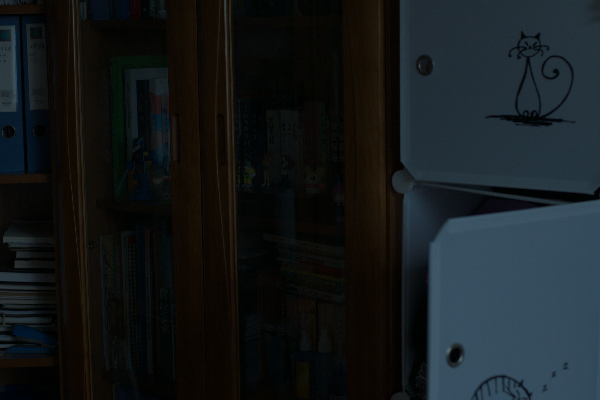
#> input picture LOL_dataset/lol_dataset/eval15/low/1.png, 600 x 400 px
$ jupyter execute --allow-errors Low_Light_Image_Enhancement_DIP.ipynb   (shell and % lines are left out)
#> lines starting #> are read from the running program, lines starting #| are printed output that depends on the picture
# Low-Light Image Enhancement Using Classical Digital Image Processing Techniques
### A Comparative Study of Gamma Correction, Histogram Equalization, CLAHE, and Retinex

**Course:** CSE4007 – Digital Image Processing
**Implementation Environment:** Google Colab / Python 3 (CPU Compatible)
**Dataset:** LOL (Low-Light) Paired Dataset
**Project Category:** Classical Spatial & Frequency Domain DIP (Zero Deep-Learning / Non-neural)
**Student Name:** [Vadlapati Tharun / Enter Student Name]
**Registration Number:** [Enter Registration Number]
**Faculty Mentor:** [Enter Faculty Name]
**Academic Year:** 2025–2026

---

### Abstract
Digital photographs captured under low ambient illumination frequently exhibit severely compressed dynamic ranges, diminished contrast, chromatic distortion, and pervasive sensor noise. This project conducts a rigorous, empirical investigation into classical Digital Image Processing (DIP) techniques designed to restore visibility without relying on deep learning models. Specifically, we implement, benchmark, and evaluate four primary classical paradigms: **Power-Law (Gamma) Correction**, **Global Luminance Histogram Equalization (YCrCb)**, **Contrast Limited Adaptive Histogram Equalization (CLAHE in LAB space)**, and **Single-Scale Retinex (SSR)**, along with a proposed **Experimental Hybrid Pipeline** integrating non-linear brightening, adaptive local contrast stretching, and fast color denoising.

Using the benchmark LOL (Low-Light) dataset containing paired real-world low-light and ground-truth normal-light exposures, each algorithm is evaluated across both perceptual quality (Structural Similarity Index Measure - SSIM), signal fidelity (Peak Signal-to-Noise Ratio - PSNR), information entropy, and computational latency. The project generates comprehensive qualitative comparison grids, RGB channel histogram analyses, publication-ready 300 DPI visualizations, and structured CSV exports.

## 1. Environment Setup & Library Installation
In this step, we install and import the required computer vision, scientific computing, and visualization packages.
- **OpenCV (`cv2`)**: Industry-standard library for color conversions (RGB, YCrCb, LAB), filtering, histogram equalization, and CLAHE.
- **NumPy**: High-performance vectorized numerical operations and array manipulations.
- **scikit-image (`skimage.metrics`)**: Rigorous, publication-grade implementations of PSNR and SSIM.
- **Matplotlib**: Generation of 300 DPI publication plots and qualitative visual grids.
- **Pandas**: Structured storage, aggregation, and tabular export of experimental metrics.

[cell 1]
# Step 1: Install required libraries (silent mode)

import os
import sys
import time
import zipfile
import shutil
import cv2
import numpy as np
import pandas as pd
import matplotlib.pyplot as plt

from skimage.metrics import peak_signal_noise_ratio as compute_psnr
from skimage.metrics import structural_similarity as compute_ssim

# Configure reproducible environment
print("=" * 60)
print("ENVIRONMENT INITIALIZED SUCCESSFULLY")
print(f"Python Version    : {sys.version.split()[0]}")
print(f"OpenCV Version    : {cv2.__version__}")
print(f"NumPy Version     : {np.__version__}")
print(f"Pandas Version    : {pd.__version__}")
print("=" * 60)

## 2. Dataset Management & Safe Extraction
The benchmark LOL (Low-Light) dataset contains paired images captured under real-world low-light conditions alongside normal-light ground-truth counterparts.

To ensure maximum reproducibility across environments:
1. If running in **Google Colab**, the script offers automatic archive upload via `google.colab.files.upload()`.
2. If running **Locally**, the script automatically detects existing dataset paths (`./LOL_dataset` or local archives).
3. The archive is safely extracted into a dedicated working directory without overwriting or polluting the root environment.

[cell 2]
# Step 2: Dataset upload and extraction handler
dataset_dir = "/content/LOL_dataset" if "google.colab" in sys.modules else "./LOL_dataset"
os.makedirs(dataset_dir, exist_ok=True)

# Detect if dataset is already extracted
already_extracted = os.path.exists(dataset_dir) and len(os.listdir(dataset_dir)) > 0

if not already_extracted:
    if "google.colab" in sys.modules:
        from google.colab import files
        print("Please upload the LOL dataset ZIP archive (e.g., 'archive.zip' or 'lol_dataset.zip'):")
        uploaded = files.upload()
        zip_candidates = [f for f in uploaded.keys() if f.lower().endswith(".zip")]
        if not zip_candidates:
            raise FileNotFoundError("No ZIP archive was uploaded. Please provide the LOL dataset archive.")
        zip_path = zip_candidates[0]
    else:
        # Check standard local paths
        local_candidates = [
            "./archive.zip",
            "./archive (1).zip",
            "C:/Users/vadla/Downloads/archive (1).zip",
            "C:/Users/vadla/Downloads/archive.zip"
        ]
        zip_path = next((p for p in local_candidates if os.path.exists(p)), None)
        if not zip_path:
            raise FileNotFoundError("Dataset ZIP archive not found locally. Please place it in the working folder.")

    print(f"Extracting dataset archive from: {zip_path} ...")
    with zipfile.ZipFile(zip_path, "r") as z:
        z.extractall(dataset_dir)
    print("Dataset extracted successfully!")
else:
    print(f"Dataset already available at: {os.path.abspath(dataset_dir)}")

## 3. Dynamic Folder Inspection & Evaluation Split Discovery
Different distributions of the LOL dataset may have different nested folder structures (e.g. `eval15`, `our485`, `train`, `test`). Rather than hardcoding paths, our pipeline recursively traverses the directory tree, discovers candidate `low` and `high` subdirectories, and isolates the official **`eval15`** evaluation split for fair, non-contaminated testing.

[cell 3]
# Step 3: Recursive folder discovery
image_extensions = (".png", ".jpg", ".jpeg", ".bmp", ".tif", ".tiff")

candidate_splits = {}

for root, dirs, files in os.walk(dataset_dir):
    folder_name = os.path.basename(root).lower()
    if folder_name in ["low", "high"]:
        parent = os.path.dirname(root)
        split_name = os.path.basename(parent)
        img_count = len([f for f in files if f.lower().endswith(image_extensions)])
        if split_name not in candidate_splits:
            candidate_splits[split_name] = {}
        candidate_splits[split_name][folder_name] = {
            "path": root,
            "count": img_count
        }

print("Discovered Dataset Splits:")
for split, data in candidate_splits.items():
    low_cnt = data.get("low", {}).get("count", 0)
    high_cnt = data.get("high", {}).get("count", 0)
    print(f" - Split [{split}]: Low-Light Images = {low_cnt}, Reference Images = {high_cnt}")

# Automatically prioritize official evaluation split 'eval15'
selected_split = "eval15" if "eval15" in candidate_splits else list(candidate_splits.keys())[0]

low_dir = candidate_splits[selected_split]["low"]["path"]
high_dir = candidate_splits[selected_split]["high"]["path"]

print("\nSelected Evaluation Split :", selected_split)
print("Low-Light Source Path     :", os.path.abspath(low_dir))
print("Normal-Light Reference    :", os.path.abspath(high_dir))

## 4. Pair Matching, Verification & Integrity Checks
A critical requirement in classical DIP benchmarking is ensuring strict 1:1 image pairing by filename and checking for spatial dimension compatibility:
- Images must **never** be arbitrarily paired by array indexing.
- Files must be checked for readability and identical dimensions $(H 	imes W 	imes C)$.
- Unmatched or corrupt images must be transparently reported, not silently resized or ignored.

[cell 4]
# Step 4: Strict pair matching and shape validation
low_files = sorted([f for f in os.listdir(low_dir) if f.lower().endswith(image_extensions)])
high_files = sorted([f for f in os.listdir(high_dir) if f.lower().endswith(image_extensions)])

low_set = set(low_files)
high_set = set(high_files)
matched_filenames = sorted(list(low_set & high_set))

print("Pair Validation Report:")
print(f" - Low-light images found     : {len(low_files)}")
print(f" - Reference images found     : {len(high_files)}")
print(f" - Exactly matched pairs      : {len(matched_filenames)}")
print(f" - Unmatched low-light files  : {len(low_set - high_set)}")
print(f" - Unmatched reference files  : {len(high_set - low_set)}")

if not matched_filenames:
    raise ValueError("Zero valid matching low/reference image pairs found! Check directory naming conventions.")

# Validate image dimensions across all matched pairs
dimension_mismatches = []
corrupted_files = []

for fn in matched_filenames:
    p_low = os.path.join(low_dir, fn)
    p_high = os.path.join(high_dir, fn)
    img_l = cv2.imread(p_low)
#> img_l is the input picture: shape (400, 600, 3); mean B, G, R 27.9, 25.8, 21
    img_h = cv2.imread(p_high)
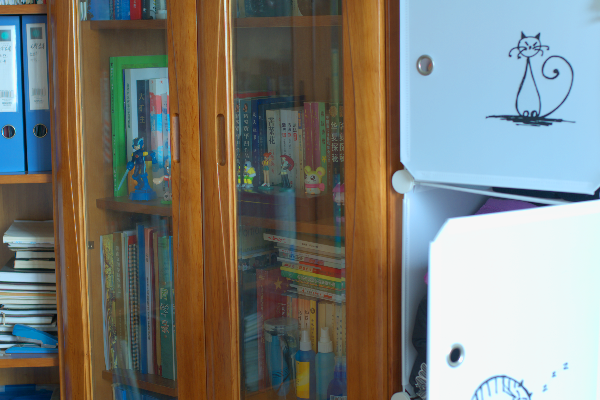
#> input picture LOL_dataset/lol_dataset/eval15/high/1.png, 600 x 400 px
#> img_h is the input picture: shape (400, 600, 3); mean B, G, R 119.7, 126.5, 125.2
#> `lum_l = np.mean(cv2.cvtColor(img_l, cv2.COLOR_RGB2GRAY))`: lum_l = 24.64
#> `lum_h = np.mean(cv2.cvtColor(img_h, cv2.COLOR_RGB2GRAY))`: lum_h = 125.4

    if img_l is None or img_h is None:
        corrupted_files.append(fn)
        continue
    if img_l.shape != img_h.shape:
        dimension_mismatches.append((fn, img_l.shape, img_h.shape))

print(f" - Corrupted/unreadable files : {len(corrupted_files)}")
print(f" - Dimension mismatches       : {len(dimension_mismatches)}")

if dimension_mismatches:
    print("Warning: The following pairs have mismatched shapes:", dimension_mismatches)
else:
    print("Status: All matched pairs verified with 100% spatial dimension compatibility!")

## 5. Visual Inspection of Paired Training/Evaluation Samples
Before implementing enhancement algorithms, we inspect three representative scene pairs to observe the optical degradations present in the low-light inputs compared to their corresponding ground-truth references.

[cell 5]
# Step 5: Visual inspection of 3 sample pairs
preview_samples = matched_filenames[:3]
fig, axes = plt.subplots(len(preview_samples), 2, figsize=(11, 4 * len(preview_samples)), dpi=120)

#> (the rest of this cell did not finish here and is left out)

## 6. Algorithm 1: Power-Law (Gamma) Correction
### Theoretical Foundation & Formulation
Power-law transformations are fundamental non-linear point processing operations in the spatial domain defined by:

$$s = c \cdot r^\gamma$$

Where:
- $r \in [0, 1]$ represents the normalized input pixel intensity.
- $s \in [0, 1]$ represents the output pixel intensity.
- $c$ is a scaling constant (typically $c = 1.0$).
- $\gamma > 0$ is the gamma exponent.

**DIP Dynamics:**
- When $\gamma < 1.0$, the transformation maps a narrow range of dark input values into a wider range of output values, effectively brightening shadowed regions while compressing bright highlights.
- When $\gamma > 1.0$, the curve bows downward, darkening the image.
- When $\gamma = 1.0$, the mapping is linear (identity).

To ensure high computational efficiency, we implement gamma correction using an 8-bit Precomputed Look-Up Table (LUT), reducing complexity from $\mathcal{O}(H 	imes W)$ floating-point power calculations to a single $\mathcal{O}(1)$ array indexing operation per pixel.

[cell 6]
# Step 6: Gamma correction implementation with LUT acceleration
def gamma_correction(image: np.ndarray, gamma: float = 0.5) -> np.ndarray:
    """
    Applies power-law (gamma) correction to an 8-bit RGB image.

    Parameters:
        image (np.ndarray): Input RGB image, uint8 array.
        gamma (float): Gamma coefficient (> 0). gamma < 1 brightens, gamma > 1 darkens.

    Returns:
        np.ndarray: Enhanced RGB image, uint8 array.
    """
    if gamma <= 0:
        raise ValueError(f"Gamma must be strictly greater than 0, received: {gamma}")

    # Precompute Look-Up Table (LUT) for 256 intensity levels
    inv_gamma = gamma
    lut = np.array([((i / 255.0) ** inv_gamma) * 255.0 for i in range(256)]).clip(0, 255).astype(np.uint8)

    # Vectorized OpenCV LUT mapping
    return cv2.LUT(image, lut)

# Multi-parameter study on representative image
sample_fn = matched_filenames[0]
sample_low = cv2.cvtColor(cv2.imread(os.path.join(low_dir, sample_fn)), cv2.COLOR_BGR2RGB)
sample_ref = cv2.cvtColor(cv2.imread(os.path.join(high_dir, sample_fn)), cv2.COLOR_BGR2RGB)

gamma_test_values = [0.4, 0.6, 0.8, 1.0]
fig, axes = plt.subplots(1, len(gamma_test_values) + 2, figsize=(18, 4), dpi=120)

axes[0].imshow(sample_low)
axes[0].set_title(f"Input: {sample_fn}\nOriginal Dark", fontsize=10, fontweight='bold')
axes[0].axis("off")

for i, g in enumerate(gamma_test_values, start=1):
    g_img = gamma_correction(sample_low, gamma=g)
    psnr_val = compute_psnr(sample_ref, g_img, data_range=255)
    ssim_val = compute_ssim(sample_ref, g_img, channel_axis=2, data_range=255)
    axes[i].imshow(g_img)
    axes[i].set_title(f"γ = {g}\nPSNR: {psnr_val:.2f}dB\nSSIM: {ssim_val:.3f}", fontsize=10)
    axes[i].axis("off")
#> this loop made 4 passes
#> (psnr_val, ssim_val) on passes 1 to 4: (13.93, 0.727), (10.17, 0.569), (8.26, 0.364), (7.22, 0.231)
#> pass 1, `g_img = gamma_correction(sample_low, gamma=g)`:
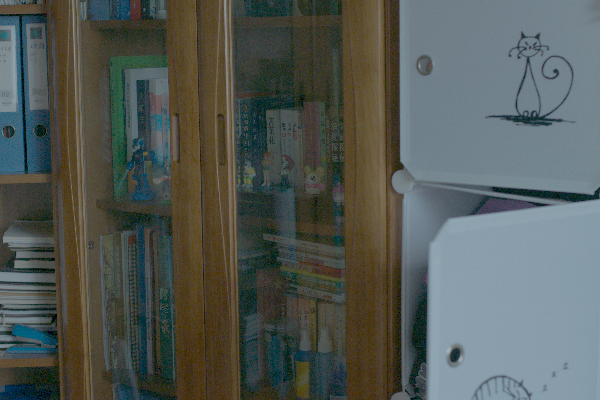
#> g_img: shape (400, 600, 3); mean R, G, B 83.9, 90.2, 85.7
#> pass 2, `g_img = gamma_correction(sample_low, gamma=g)`:
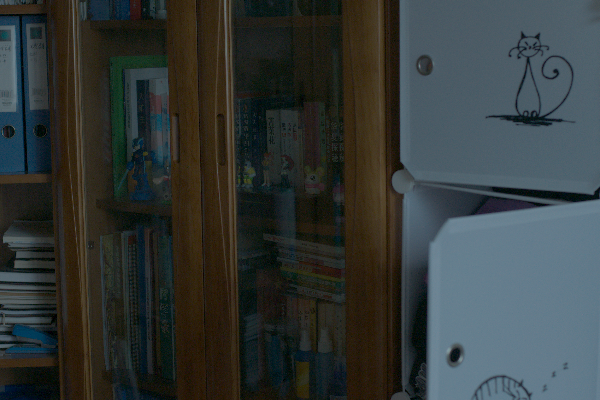
#> g_img: shape (400, 600, 3); mean R, G, B 51.4, 57.2, 56

axes[-1].imshow(sample_ref)
axes[-1].set_title("Ground-Truth\nReference", fontsize=10, fontweight='bold')
axes[-1].axis("off")

plt.suptitle("Gamma Correction: Sensitivity to Parameter γ", fontsize=13, fontweight='bold', y=1.05)
plt.tight_layout()
plt.show()

## 7. Algorithm 2: Global Luminance Histogram Equalization
### Theoretical Foundation & Formulation
Histogram Equalization (HE) flattens the probability density function (PDF) of image intensities, spreading out the most frequent intensity values across the entire dynamic range $[0, L-1]$.

The discrete transformation function based on the Cumulative Distribution Function (CDF) is:

$$s_k = T(r_k) = (L - 1) \sum_{j=0}^{k} p_r(r_j) = rac{L - 1}{M N} \sum_{j=0}^{k} n_j$$

Where:
- $r_k$ is the $k$-th normalized input intensity level.
- $n_j$ is the number of pixels with intensity $r_j$.
- $M 	imes N$ is the total pixel count.
- $L = 256$ for 8-bit imagery.

**Crucial DIP Design Principle (Color Preservation):**
Directly applying histogram equalization independently across Red, Green, and Blue channels causes severe chromatic distortion and unnatural color artifacts. Therefore, we transform the image into the **YCrCb** color space, equalize **only the luminance ($Y$) channel**, and reconstruct the RGB image using the original chrominance components ($Cr, Cb$).

[cell 7]
# Step 7: Global histogram equalization on luminance
def histogram_equalization(image: np.ndarray) -> np.ndarray:
    """
    Enhances global image contrast by equalizing the luminance channel in YCrCb color space.

    Parameters:
        image (np.ndarray): Input RGB image, uint8 array.

    Returns:
        np.ndarray: Equalized RGB image, uint8 array.
    """
    # 1. Transform RGB to YCrCb color space
    ycrcb = cv2.cvtColor(image, cv2.COLOR_RGB2YCrCb)
#> ycrcb: shape (400, 600, 3); mean of channels 0, 1, 2 24.6, 125.4, 129.8
    y, cr, cb = cv2.split(ycrcb)
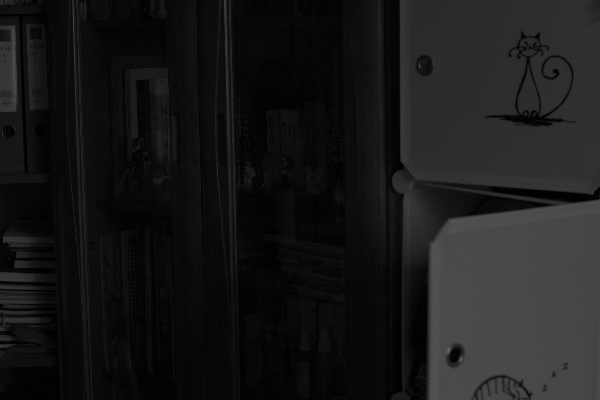
#> y: shape (400, 600); min 0, max 100, mean 24.6
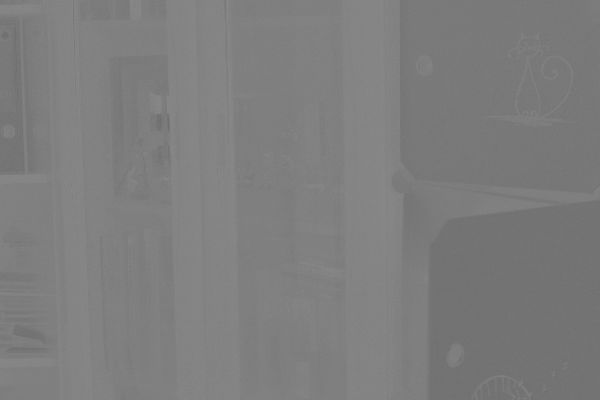
#> cr: shape (400, 600); min 108, max 138, mean 125.4
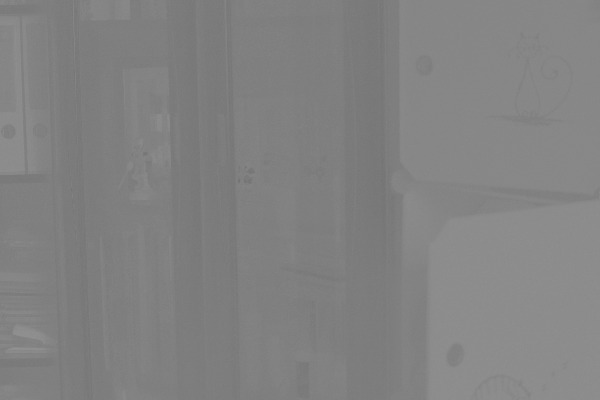
#> cb: shape (400, 600); min 115, max 145, mean 129.8

    # 2. Equalize luminance channel only
    y_eq = cv2.equalizeHist(y)
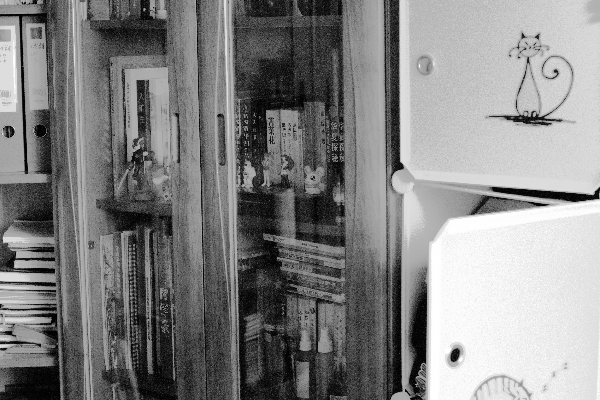
#> y_eq: shape (400, 600); min 0, max 255, mean 131.3

    # 3. Merge equalized luminance with intact chrominance
    enhanced_ycrcb = cv2.merge((y_eq, cr, cb))
#> enhanced_ycrcb: shape (400, 600, 3); mean of channels 0, 1, 2 131.3, 125.4, 129.8

    # 4. Convert back to RGB color space
    return cv2.cvtColor(enhanced_ycrcb, cv2.COLOR_YCrCb2RGB)
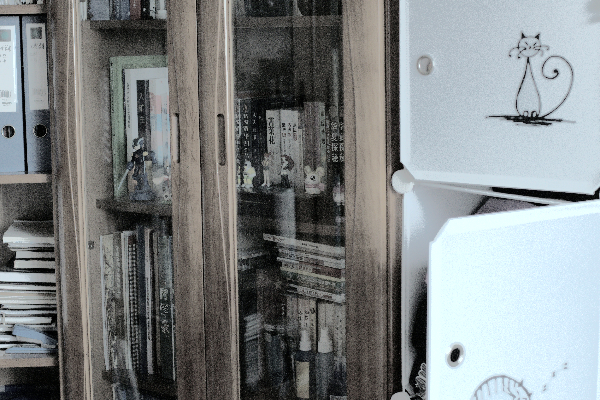
#> returned value: shape (400, 600, 3); mean R, G, B 127.7, 132.5, 133.4

hist_eq_sample = histogram_equalization(sample_low)
p_he = compute_psnr(sample_ref, hist_eq_sample, data_range=255)
#> p_he = 17.42
s_he = compute_ssim(sample_ref, hist_eq_sample, channel_axis=2, data_range=255)
#> s_he = 0.601

fig, axes = plt.subplots(1, 3, figsize=(14, 4), dpi=120)
axes[0].imshow(sample_low)
axes[0].set_title(f"Original Input ({sample_fn})", fontweight='bold')
axes[0].axis("off")

axes[1].imshow(hist_eq_sample)
axes[1].set_title(f"Luminance Hist Eq (YCrCb)\nPSNR: {p_he:.2f} dB | SSIM: {s_he:.4f}", fontweight='bold')
axes[1].axis("off")

axes[2].imshow(sample_ref)
axes[2].set_title("Normal-Light Reference", fontweight='bold')
axes[2].axis("off")

plt.tight_layout()
plt.show()

## 8. Algorithm 3: Contrast Limited Adaptive Histogram Equalization (CLAHE)
### Theoretical Foundation & Formulation
While global histogram equalization computes a single transformation across the entire image, **CLAHE** operates on localized contextual tiles (typically $8 	imes 8$ pixels).

**Key Mechanisms:**
1. **Adaptive Tiling:** The image is partitioned into non-overlapping grid tiles. Local histograms are computed independently for each tile.
2. **Contrast Limiting (Clipping):** To prevent local noise amplification in homogeneous dark areas, the histogram is clipped at a predetermined threshold (`clipLimit`). The clipped pixel mass is uniformly redistributed across all bins before CDF computation.
3. **Bilinear Interpolation:** To eliminate visible boundary artifacts between adjacent contextual tiles, pixel values are mapped using bilinear interpolation between tile mappings.

**Color Space Selection:**
CLAHE is executed on the **$L^*$ (Lightness)** channel of the perceptually uniform **CIE-LAB** color space, preserving chromatic fidelity on $a^*$ (green-red) and $b^*$ (blue-yellow).

[cell 8]
# Step 8: CLAHE implementation on LAB lightness channel
def apply_clahe(image: np.ndarray, clip_limit: float = 2.0, tile_grid_size: tuple = (8, 8)) -> np.ndarray:
    """
    Enhances local contrast using CLAHE on the L* channel of CIE-LAB color space.

    Parameters:
        image (np.ndarray): Input RGB image, uint8 array.
        clip_limit (float): Threshold for contrast clipping (higher = more contrast, more noise).
        tile_grid_size (tuple): Grid size for contextual regions (e.g., (8, 8)).

    Returns:
        np.ndarray: Contrast-enhanced RGB image, uint8 array.
    """
#> called with clip_limit = 2, tile_grid_size = (8, 8)
    # 1. Convert RGB to CIE-LAB color space
    lab = cv2.cvtColor(image, cv2.COLOR_RGB2LAB)
#> lab: shape (400, 600, 3); mean of channels 0, 1, 2 24.8, 127, 125.8
    l, a, b = cv2.split(lab)

    # 2. Instantiate and apply CLAHE to L channel
    clahe = cv2.createCLAHE(clipLimit=clip_limit, tileGridSize=tile_grid_size)
    l_clahe = clahe.apply(l)
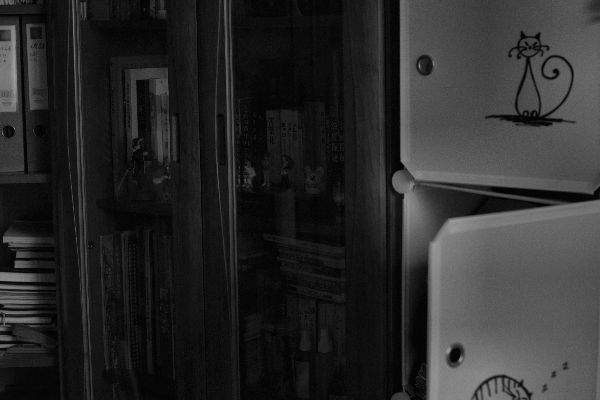
#> l_clahe: shape (400, 600); min 1, max 159, mean 42.6

    # 3. Merge channels and return to RGB
    enhanced_lab = cv2.merge((l_clahe, a, b))
#> enhanced_lab: shape (400, 600, 3); mean of channels 0, 1, 2 42.6, 127, 125.8
    return cv2.cvtColor(enhanced_lab, cv2.COLOR_LAB2RGB)
#> (the rest of the program and of its run is left out)
